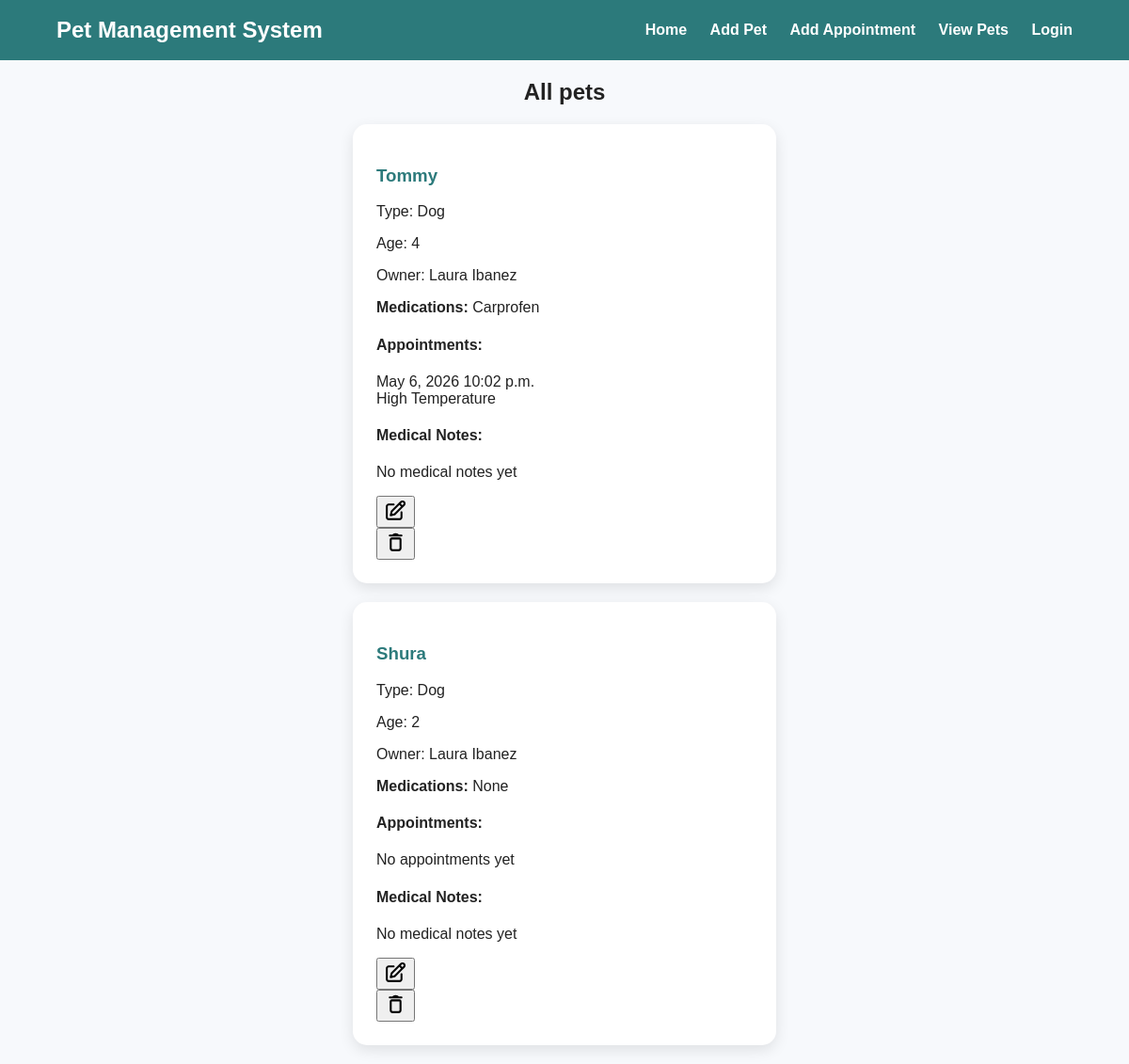
The app's page /pets/, older data.
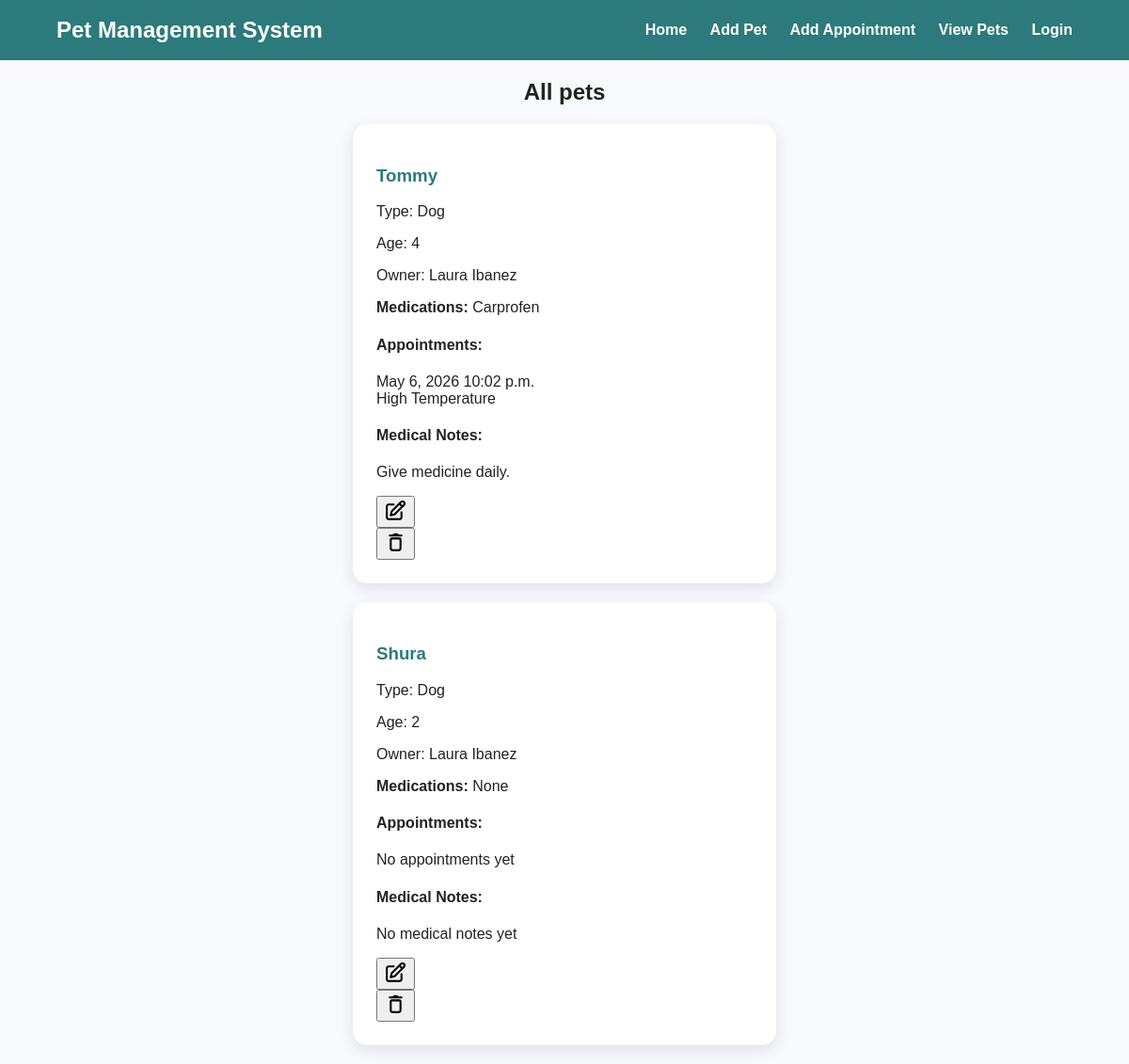
The same page, newer data.
### pets/models.py (models this page shows, shortened)
class Pet(models.Model):
    owner = models.ForeignKey(Owner, on_delete=models.CASCADE, related_name="pets")
    name = models.CharField(max_length=100)
    pet_type = models.CharField(max_length=50)
    age = models.IntegerField()
    medications = models.TextField(blank=True, null=True)

class Owner(models.Model):
    first_name = models.CharField(max_length=100)
    last_name = models.CharField(max_length=100)
    email = models.EmailField(unique=True)
    def __str__(self):
        return f"{self.first_name} {self.last_name}"

class Appointment(models.Model):
    pet = models.ForeignKey(Pet, on_delete=models.CASCADE, related_name="appointments")
    date = models.DateField()
    time = models.TimeField()
    reason = models.CharField(max_length=200)
    notes = models.TextField(blank=True)

class MedicalNote(models.Model):
    pet = models.ForeignKey(Pet, related_name="notes", on_delete=models.CASCADE)
    date = models.DateField(auto_now_add=True)
    note = models.TextField()

### pets/views.py (the view)
# urls.py: path("pets/", views.pet_list, name="pet_list"),
def pet_list(request):
    pets = Pet.objects.all().prefetch_related("appointments")
    return render(request, "pets/pet_list.html", {"pets": pets})

### pets/templates/pets/pet_list.html (shortened to what this page needs)
{% extends 'pets/base.html' %}
{% block content %}
<div style="display: flex; flex-direction: column; align-items: center;">
    <h2 style="text-align: center;">All pets</h2>
    {% for pet in pets %}
        <div class="card" style="width: 400px; margin-bottom: 20px;">
            <h3>{{ pet.name }}</h3>
            <p>Type: {{ pet.pet_type }}</p>
            <p>Age: {{ pet.age }}</p>
            <p>Owner: {{ pet.owner }}</p>
            {% if pet.medications %}
            <p><strong>Medications:</strong> {{ pet.medications }}</p>
            {% else %}
            <p><strong>Medications:</strong> None </p>
            {% endif %}
            <h4>Appointments:</h4>
            {% for appt in pet.appointments.all %}
                <p>
                    {{ appt.date }} {{ appt.time }}<br>
                    {{ appt.reason }}
                </p>
            {% empty %}
                <p>No appointments yet</p>
            {% endfor %}
            <h4><Strong>Medical Notes:</Strong></h4>
            {% for note in pet.notes.all %}
                <p>{{ note.note }}</p>
            {% empty %}
                <p>No medical notes yet</p>
            {% endfor %}
            <form method="GET" action="{% url 'edit_pet' pet.id %}">
                <button type="submit" class="btn-edit">
                </button>
            </form>
            <form method="POST" action="{% url 'delete_pet' pet.id %}">
                <button type="submit" class="btn-delete">
                </button>
            </form>
        </div>
    {% endfor %}
</div>
{% endblock %}

Row changes from the older to the newer data that the page shows:
shown differently, row unchanged: Pet "Tommy": no longer shows "No medical notes yet"
added MedicalNote: note "Give medicine daily.", shown under Pet "Tommy"
